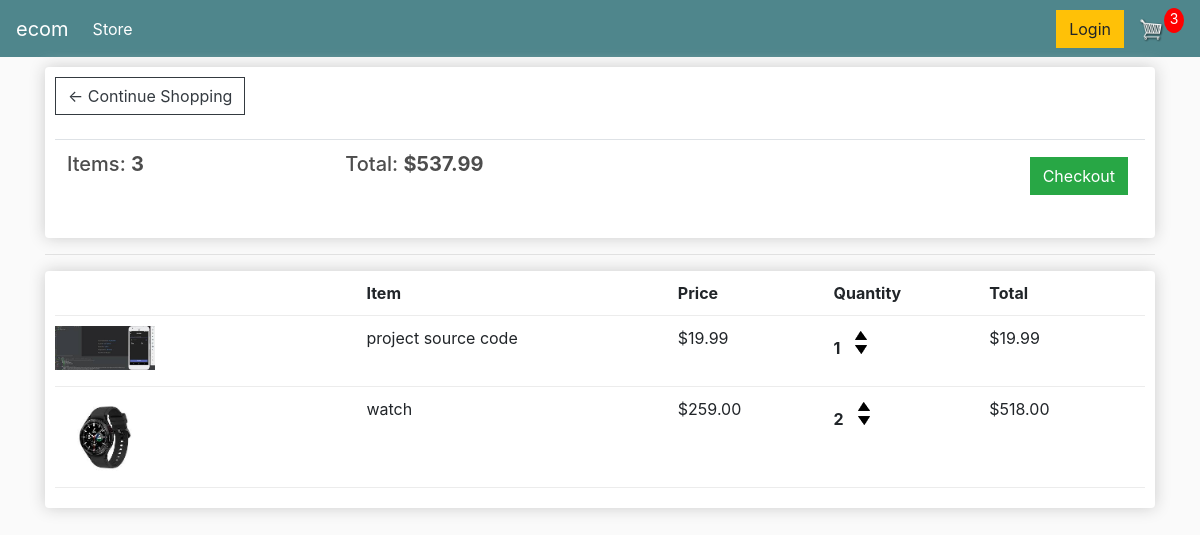
/cart/ (signed in), run on an earlier commit of the app's database.
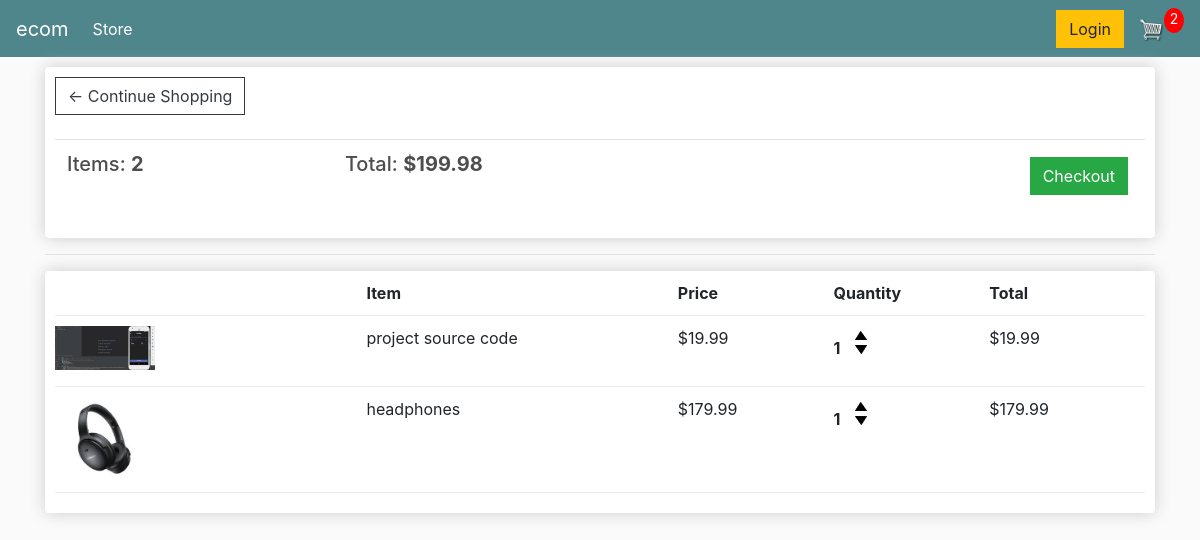
And on a later commit of the database.
### store/models.py (models this page shows, shortened)
class Order(models.Model):
    customer = models.ForeignKey(Customer, on_delete=models.SET_NULL, blank=True, null=True)
    date_order = models.DateTimeField(auto_now_add=True)
    complete = models.BooleanField(default=False, blank=True, null=True)
    transaction_id = models.CharField(max_length=200, null=True)
    @property
    def get_cart_total(self):
        order_items = self.orderitem_set.all()
        total = sum([item.get_total for item in order_items])
        return total
    @property
    def get_cart_items(self):
        order_items = self.orderitem_set.all()
        total = sum([item.quantity for item in order_items])
        return total

class OrderItem(models.Model):
    product = models.ForeignKey(Product, on_delete=models.SET_NULL, blank=True, null=True)
    order = models.ForeignKey(Order, on_delete=models.SET_NULL, blank=True, null=True)
    quantity = models.IntegerField(default=0, null=True, blank=True)
    date_added = models.DateTimeField(auto_now_add=True)
    @property
    def get_total(self):
        return self.quantity * self.product.price

class Product(models.Model):
    name = models.CharField(max_length=200, null=True)
    price = models.FloatField()
    digital = models.BooleanField(default=False, null=True, blank=True)
    image = models.ImageField(null=True, blank=True)
    def __str__(self):
        return self.name
    @property
    def image_url(self):
        try:
            url = self.image.url
        except:
            url = ''
        return url

### store/views.py (the view)
# urls.py: path('cart/', views.cart, name='cart'),
def cart(request):
    if request.user.is_authenticated:
        customer = request.user.customer
        order, created = models.Order.objects.get_or_create(customer=customer, complete=False)
        items = order.orderitem_set.all()
        cart_items = order.get_cart_items
    else:
        items = []
        order = {'get_cart_total': 0, 'get_cart_items': 0, 'shipping': False}
        cart_items = 0
    context = {'items': items, 'order': order, 'cartItems': cart_items}
    return render(request=request, template_name='store/cart.html', context=context)

### store/templates/store/cart.html
{% extends 'store/main.html' %}
{% load static %}
{% block content %}
    <div class="row">
        <div class="col-lg-12">
            <div class="box-element">
                <a href="{% url 'store' %}" class="btn btn-outline-dark">&#x2190; Continue Shopping</a>
                <br>
                <br>
                <table class="table">
                    <tr>
                        <th><h5>Items: <strong>{{ order.get_cart_items }}</strong></h5></th>
                        <th><h5>Total: <strong>${{ order.get_cart_total|floatformat:2 }}</strong></h5></th>
                        <th>
                            <a href="{% url 'checkout' %}" class="btn btn-success" style="float: right; margin: 5px">Checkout</a>
                        </th>
                    </tr>
                </table>
            </div>
            <hr>
            <div class="box-element">
                <div class="cart-row">
                    <div style="flex: 2"></div>
                    <div style="flex: 2"><strong>Item</strong></div>
                    <div style="flex: 1"><strong>Price</strong></div>
                    <div style="flex: 1"><strong>Quantity</strong></div>
                    <div style="flex: 1"><strong>Total</strong></div>
                </div>
                {% for item in items %}
                    <div class="cart-row">
                        <div style="flex: 2"><img src="{{ item.product.image_url }}" class="row-image" alt="">
                        </div>
                        <div style="flex: 2">{{ item.product }}</div>
                        <div style="flex: 1">${{ item.product.price|floatformat:2 }}</div>
                        <div style="flex: 1">
                            <p class="quantity">{{ item.quantity }}</p>
                            <div class="quantity">
                                <img src="{% static 'images/arrow-up.png' %}" alt="" class="chg-quantity update-cart" data-product="{{ item.product.id }}" data-action="add">
                                <img src="{% static 'images/arrow-down.png' %}" alt="" class="chg-quantity update-cart" data-product="{{ item.product.id }}" data-action="remove">
                            </div>
                        </div>
                        <div style="flex: 1">${{ item.get_total|floatformat:2 }}</div>
                    </div>
                {% endfor %}
            </div>
        </div>
    </div>
{% endblock %}

What changed in the data, as far as the page shows it:
removed OrderItem: product.image_url (picture), product "watch", product.price "259.00", quantity "2", get_total "518.00"
computed for Order: get_cart_items "3" → "2"; get_cart_total "537.99" → "199.98"
added OrderItem: product.image_url (picture), product "headphones", product.price "179.99", quantity "1", get_total "179.99"
Also different on the page:
{{ cartItems }}: "3" → "2"
